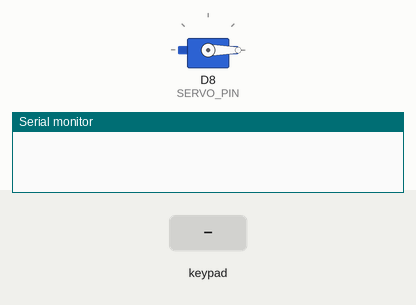
Recording of a sketch running on a simulated ESP8266 (NodeMCU). Parts: servo, the last lines printed to the serial monitor. The inputs (shaded band) are chosen by the test bench.

Above: at 1.2 s.
1.3 s: key '*' pressed
At 1.45 s:
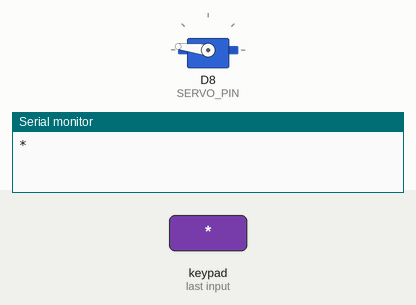
4.3 s: keypad keys 1 5 9 pressed 0.4 s apart
At 6.8 s:
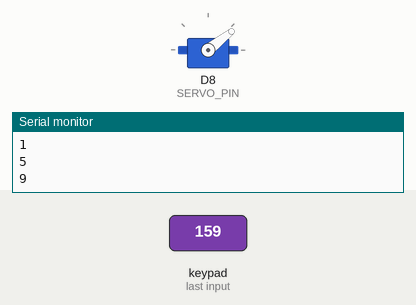
8.1 s: key '#' pressed
At 10.42 s:
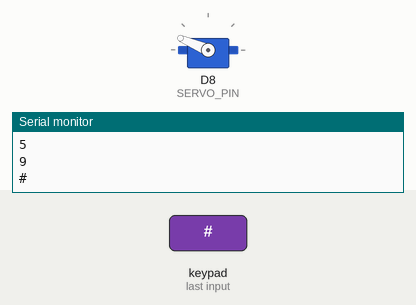
11.1 s: keypad keys 1 5 9 # pressed 0.4 s apart
Timing chart, 0 to 15.2 s (numbered marks = the images above; inputs shaded):
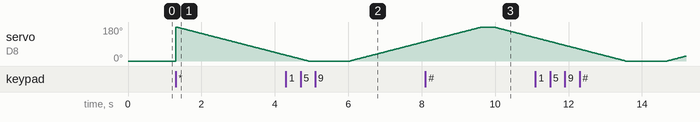

The sketch:

keypadservo.ino
```cpp
#if defined(ESP8266)
#include <Servo.h>
#define SERVO_PIN D8
#endif
#include <Keypad.h>
#define ROWS 4
#define COLS 4
#if defined(ESP8266)
  byte rowPins[ROWS] = {D3, D2, D1, D0};
  byte colPins[COLS] = {D4, D5, D6, D7};
#endif
char keys[ROWS][COLS] = {
  {'1','2','3','A'},
  {'4','5','6','B'},
  {'7','8','9','C'},
  {'*','0','#','D'}
};
Keypad keypad = Keypad(makeKeymap(keys), rowPins, colPins, ROWS, COLS);
Servo servo;

void setup() {
  Serial.begin(115200);
  initServo();
}

String pwd = "159"; int pos = 0;
void loop() {
  char key = keypad.getKey();
  if (key == '*' || key == '#') {
    Serial.println(key);
    downServo();
    pos = 0;
  } else if (key == pwd[pos]) {
    Serial.println(key);
    pos++;
    if (pos == pwd.length()) {
      upServo();
      pos = 0;
    }
  }
  delay(100);
}
void initServo() {
  servo.attach(SERVO_PIN);
  servo.write(0);
}
void upServo() {
  for (int pos = 0; pos <= 180; pos += 1) {
    servo.write(pos);
    delay(20);
  }
}

void downServo() {
  for (int pos = 180; pos >= 0; pos -= 1) {
    servo.write(pos);
    delay(20);
  }
}
```
